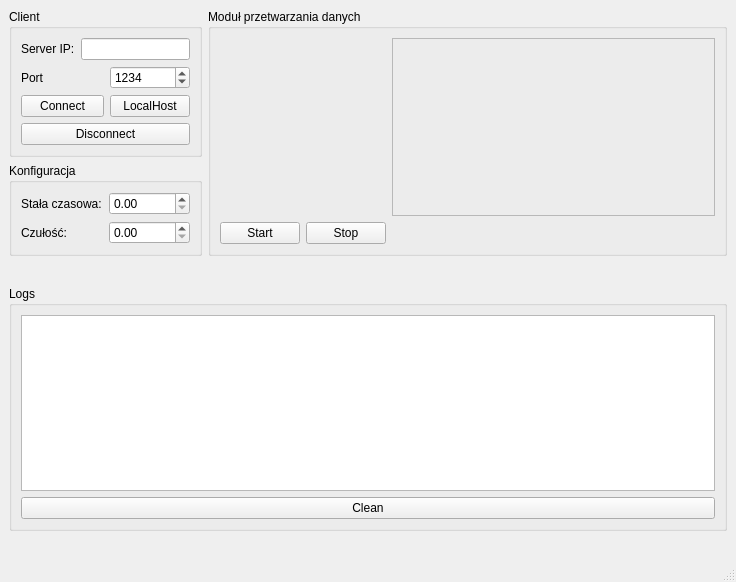
<?xml version="1.0" encoding="UTF-8"?>
<ui version="4.0">
 <class>MainWindow</class>
 <widget class="QMainWindow" name="MainWindow">
  <property name="geometry">
   <rect>
    <x>0</x>
    <y>0</y>
    <width>736</width>
    <height>582</height>
   </rect>
  </property>
  <property name="windowTitle">
   <string>MainWindow</string>
  </property>
  <widget class="QWidget" name="centralwidget">
   <layout class="QGridLayout" name="gridLayout_5">
    <item row="4" column="1">
     <spacer name="horizontalSpacer_2">
      <property name="orientation">
       <enum>Qt::Horizontal</enum>
      </property>
      <property name="sizeHint" stdset="0">
       <size>
        <width>40</width>
        <height>20</height>
       </size>
      </property>
     </spacer>
    </item>
    <item row="3" column="0" colspan="2">
     <widget class="QGroupBox" name="groupBox_2">
      <property name="title">
       <string>Logs</string>
      </property>
      <layout class="QGridLayout" name="gridLayout_2">
       <item row="1" column="0">
        <widget class="QTextBrowser" name="textBrowser"/>
       </item>
       <item row="3" column="0">
        <widget class="QPushButton" name="pushButtonCleanLogs">
         <property name="text">
          <string>Clean</string>
         </property>
        </widget>
       </item>
      </layout>
     </widget>
    </item>
    <item row="0" column="1" rowspan="2">
     <widget class="QGroupBox" name="groupBox_4">
      <property name="title">
       <string>Moduł przetwarzania danych</string>
      </property>
      <layout class="QGridLayout" name="gridLayout_4">
       <item row="1" column="2">
        <spacer name="horizontalSpacer">
         <property name="orientation">
          <enum>Qt::Horizontal</enum>
         </property>
         <property name="sizeHint" stdset="0">
          <size>
           <width>40</width>
           <height>20</height>
          </size>
         </property>
        </spacer>
       </item>
       <item row="0" column="2">
        <widget class="QFrame" name="frame">
         <property name="frameShape">
          <enum>QFrame::StyledPanel</enum>
         </property>
         <property name="frameShadow">
          <enum>QFrame::Raised</enum>
         </property>
        </widget>
       </item>
       <item row="0" column="1">
        <spacer name="verticalSpacer">
         <property name="orientation">
          <enum>Qt::Vertical</enum>
         </property>
         <property name="sizeHint" stdset="0">
          <size>
           <width>20</width>
           <height>40</height>
          </size>
         </property>
        </spacer>
       </item>
       <item row="1" column="0">
        <widget class="QPushButton" name="pushButtonStartData">
         <property name="text">
          <string>Start</string>
         </property>
        </widget>
       </item>
       <item row="1" column="1">
        <widget class="QPushButton" name="pushButtonStopData">
         <property name="text">
          <string>Stop</string>
         </property>
        </widget>
       </item>
      </layout>
     </widget>
    </item>
    <item row="0" column="0">
     <widget class="QGroupBox" name="groupBox">
      <property name="title">
       <string>Client</string>
      </property>
      <layout class="QGridLayout" name="gridLayout">
       <item row="1" column="3">
        <widget class="QSpinBox" name="spinBoxPort">
         <property name="maximum">
          <number>65535</number>
         </property>
         <property name="value">
          <number>1234</number>
         </property>
        </widget>
       </item>
       <item row="2" column="0" colspan="3">
        <widget class="QPushButton" name="pushButtonConnect">
         <property name="text">
          <string>Connect</string>
         </property>
        </widget>
       </item>
       <item row="0" column="0" colspan="2">
        <widget class="QLabel" name="label">
         <property name="text">
          <string>Server IP:</string>
         </property>
        </widget>
       </item>
       <item row="1" column="0">
        <widget class="QLabel" name="label_4">
         <property name="text">
          <string>Port</string>
         </property>
        </widget>
       </item>
       <item row="0" column="2" colspan="2">
        <widget class="QLineEdit" name="lineEditIp"/>
       </item>
       <item row="3" column="0" colspan="4">
        <widget class="QPushButton" name="pushButton">
         <property name="text">
          <string>Disconnect</string>
         </property>
        </widget>
       </item>
       <item row="2" column="3">
        <widget class="QPushButton" name="pushButtonLocalHost">
         <property name="text">
          <string>LocalHost</string>
         </property>
        </widget>
       </item>
      </layout>
     </widget>
    </item>
    <item row="1" column="0">
     <widget class="QGroupBox" name="groupBox_3">
      <property name="title">
       <string>Konfiguracja</string>
      </property>
      <layout class="QGridLayout" name="gridLayout_3">
       <item row="0" column="0">
        <widget class="QLabel" name="label_2">
         <property name="text">
          <string>Stała czasowa:</string>
         </property>
        </widget>
       </item>
       <item row="0" column="1">
        <widget class="QDoubleSpinBox" name="doubleSpinTimeConst"/>
       </item>
       <item row="1" column="0">
        <widget class="QLabel" name="label_3">
         <property name="text">
          <string>Czułość:</string>
         </property>
        </widget>
       </item>
       <item row="1" column="1">
        <widget class="QDoubleSpinBox" name="doubleSpinBoxSensitivity"/>
       </item>
      </layout>
     </widget>
    </item>
    <item row="2" column="0">
     <spacer name="verticalSpacer_2">
      <property name="orientation">
       <enum>Qt::Vertical</enum>
      </property>
      <property name="sizeHint" stdset="0">
       <size>
        <width>20</width>
        <height>40</height>
       </size>
      </property>
     </spacer>
    </item>
   </layout>
  </widget>
  <widget class="QMenuBar" name="menubar">
   <property name="geometry">
    <rect>
     <x>0</x>
     <y>0</y>
     <width>736</width>
     <height>21</height>
    </rect>
   </property>
  </widget>
  <widget class="QStatusBar" name="statusbar"/>
 </widget>
 <resources/>
 <connections/>
</ui>
